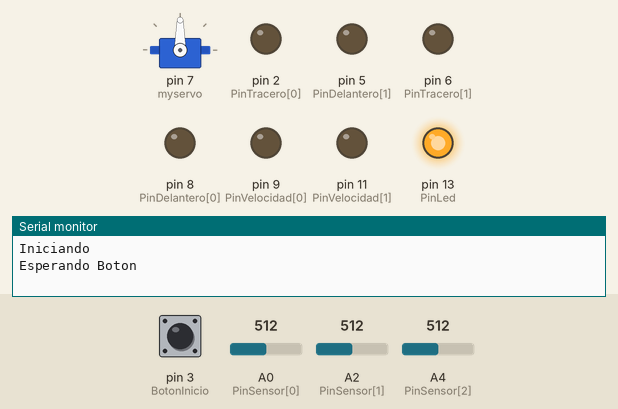
Recording of a sketch running on a simulated Arduino Uno, built with avr-gcc and run on an emulated ATmega328P. On the bench: servo, output pins drawn as LEDs (lit = HIGH), the last lines printed to the serial monitor. Inputs (shaded band) come from the test bench; at power-on: pin 3 (BotonInicio) LOW, A0 (PinSensor[0]) = 512, A2 (PinSensor[1]) = 512, A4 (PinSensor[2]) = 512.

Above: at 2.0 s.
2.1 s: pin 3 (BotonInicio) pulled HIGH for 0.75 s
At 2.2 s:
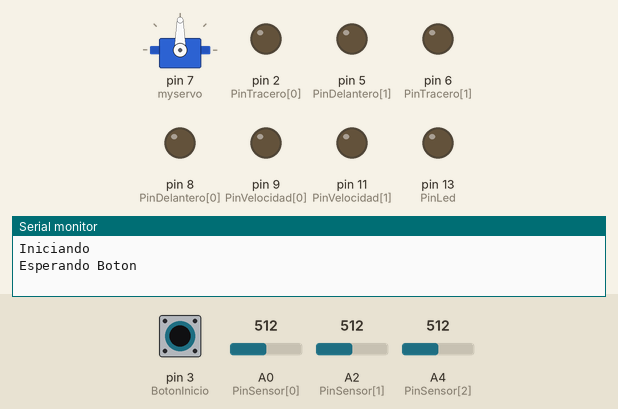
At 3.3 s:
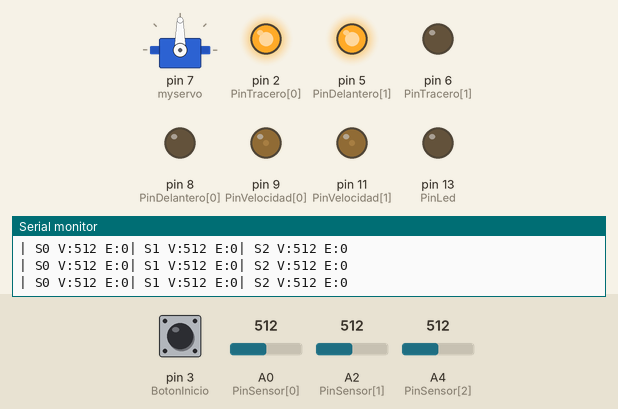
4.5 s: A0 (PinSensor[0]) set to 109
6.0 s: A0 (PinSensor[0]) set to 90
9.2 s: A2 (PinSensor[1]) set to 988
10.7 s: A2 (PinSensor[1]) set to 1010
13.9 s: A4 (PinSensor[2]) set to 109
17.1 s: A4 (PinSensor[2]) set to 90
Timing chart, 0 to 20.1 s (numbered marks = the images above; inputs shaded):
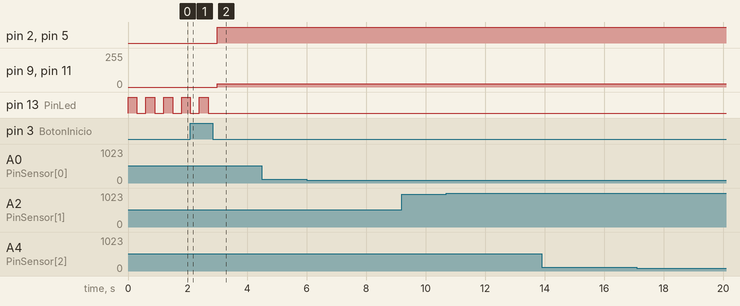

Measured:
- after the input at 2.1 s, pin 2 (PinTracero[0]), pin 5 (PinDelantero[1]): LOW → HIGH after 0.90 s; pin 9 (PinVelocidad[0]), pin 11 (PinVelocidad[1]): 0/255 → 25/255 after 0.90 s; pin 13 (PinLed): goes on until 2.7 s, then stays LOW

The sketch:

CarritoSigueLineaConServo.ino
```cpp
#include <Servo.h>

//Creando nombres Reservador
#define Izquieda 0
#define Centro 1
#define Derecha 2
#define Adelante 1
#define Atras 0
#define MotorIzquierdo 0
#define MotorDerecha 1

Servo myservo;

int PinLed = 13;
int BotonInicio = 3;

int PinDelantero[2] = {8, 5};
int PinTracero[2] = {2, 6};
int PinVelocidad[2] = {9, 11};

int Velocidad[2] = {0, 0};
int PinSensor[3] = {A0, A2, A4};

int ValorSensor[3] = {0, 0, 0};
boolean EstadoSensor[3] = {false, false, false};
int PasadoSensor[3] = {0, 0, 0};
int MaximoSensor[3] = {0, 0, 0};
int MinimoSensor[3] = {1024, 1024, 1024};

void setup() {


  Serial.begin(9600);
  Serial.println("Iniciando");

  for (int i = 0; i < 3; i++) {
    pinMode(PinSensor[i], INPUT);
  }

  for (int i = 0; i < 2; i++) {
    pinMode( PinDelantero[i], OUTPUT);
    pinMode( PinTracero[i], OUTPUT);
    pinMode( PinVelocidad[i], OUTPUT);
  }

  pinMode(PinLed , OUTPUT);
  pinMode(BotonInicio, INPUT);

  myservo.attach(7);

  Serial.println("Esperando Boton");
  while (true) {
    int EstadoBoton = digitalRead(BotonInicio);
    digitalWrite(PinLed, 1);
    delay(300);
    digitalWrite(PinLed, 0);
    delay(300);
    if (EstadoBoton == 1) {
      Serial.println("Empezando a Segir Linea");
      digitalWrite(PinLed, 0);
      break;
    }
  }
}

void loop() {
  ActualizarEntradas();
  Caminar(Atras, 25, MotorIzquierdo);
  Caminar(Adelante, 25, MotorDerecha);
}


void Caminar(int Direccion, int Velocidad, int Motor) {
  if (Direccion == Adelante) {
    digitalWrite(PinDelantero[Motor], 1);
    digitalWrite(PinTracero[Motor], 0);
    analogWrite(PinVelocidad[Motor], Velocidad);
  }
  else if (Direccion == Atras) {
    digitalWrite(PinDelantero[Motor], 0);
    digitalWrite(PinTracero[Motor], 1);
    analogWrite(PinVelocidad[Motor], Velocidad);
  }
}

void ActualizarEntradas() {
  for (int i = 0; i < 3; i++) {
    ValorSensor[i] = analogRead(PinSensor[i]);
    if (ValorSensor[i] > MaximoSensor[i]) {
      MaximoSensor[i] = ValorSensor[i];
    }
    if (ValorSensor[i] < MinimoSensor[i]) {
      MinimoSensor[i] = ValorSensor[i];
    }
    if (ValorSensor[i] > (MaximoSensor[i] + MinimoSensor[i]) / 2) {
      EstadoSensor[i] = true;
    }
    else {
      EstadoSensor[i] = false;
    }
    Serial.print("| S");
    Serial.print(i);
    Serial.print(" V:");
    Serial.print(ValorSensor[i]);
    Serial.print(" E:");
    Serial.print(EstadoSensor[i]);
  }
  Serial.println();
}
```
